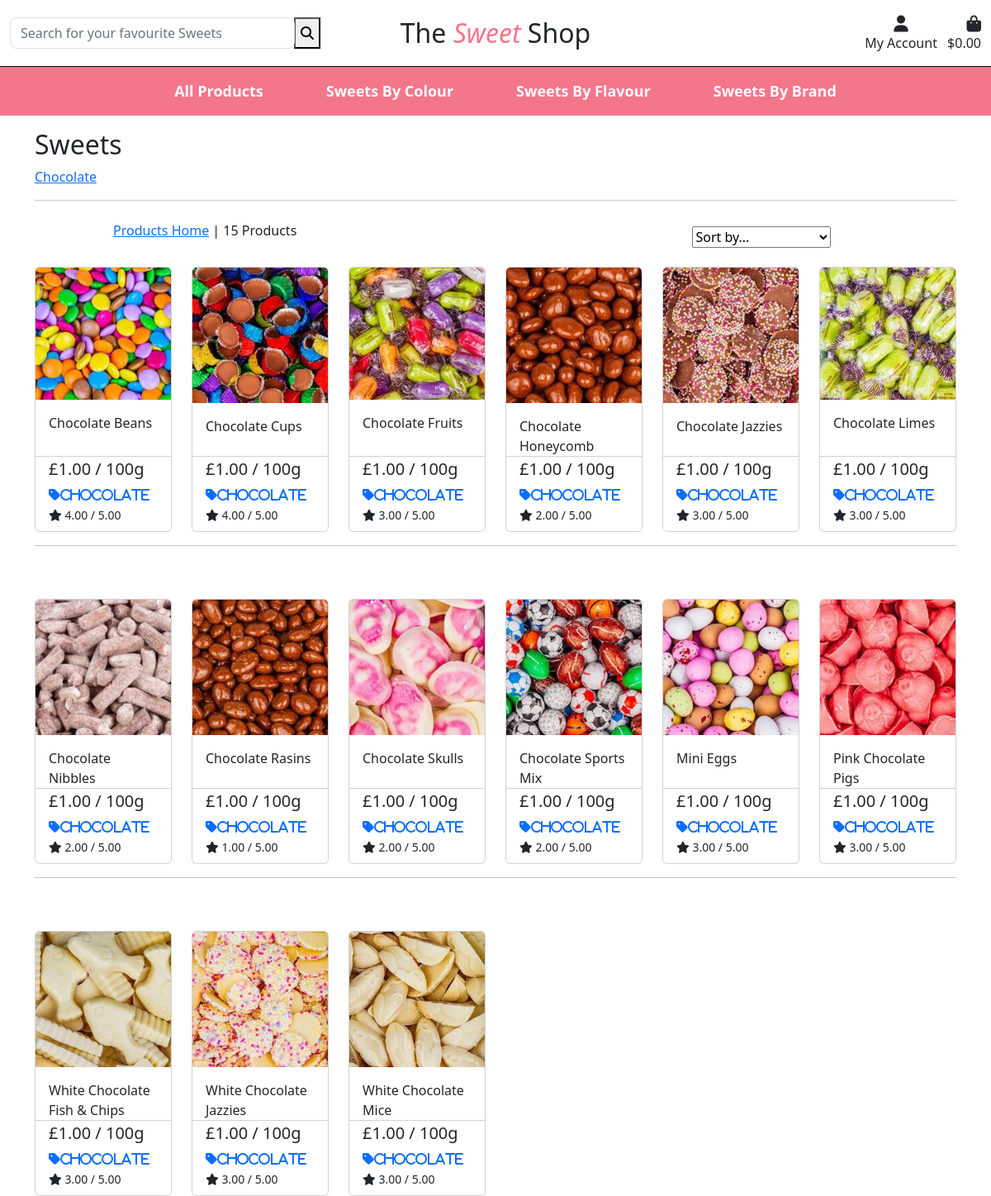
/products/?category=chocolate, run on an earlier commit of the app's database.
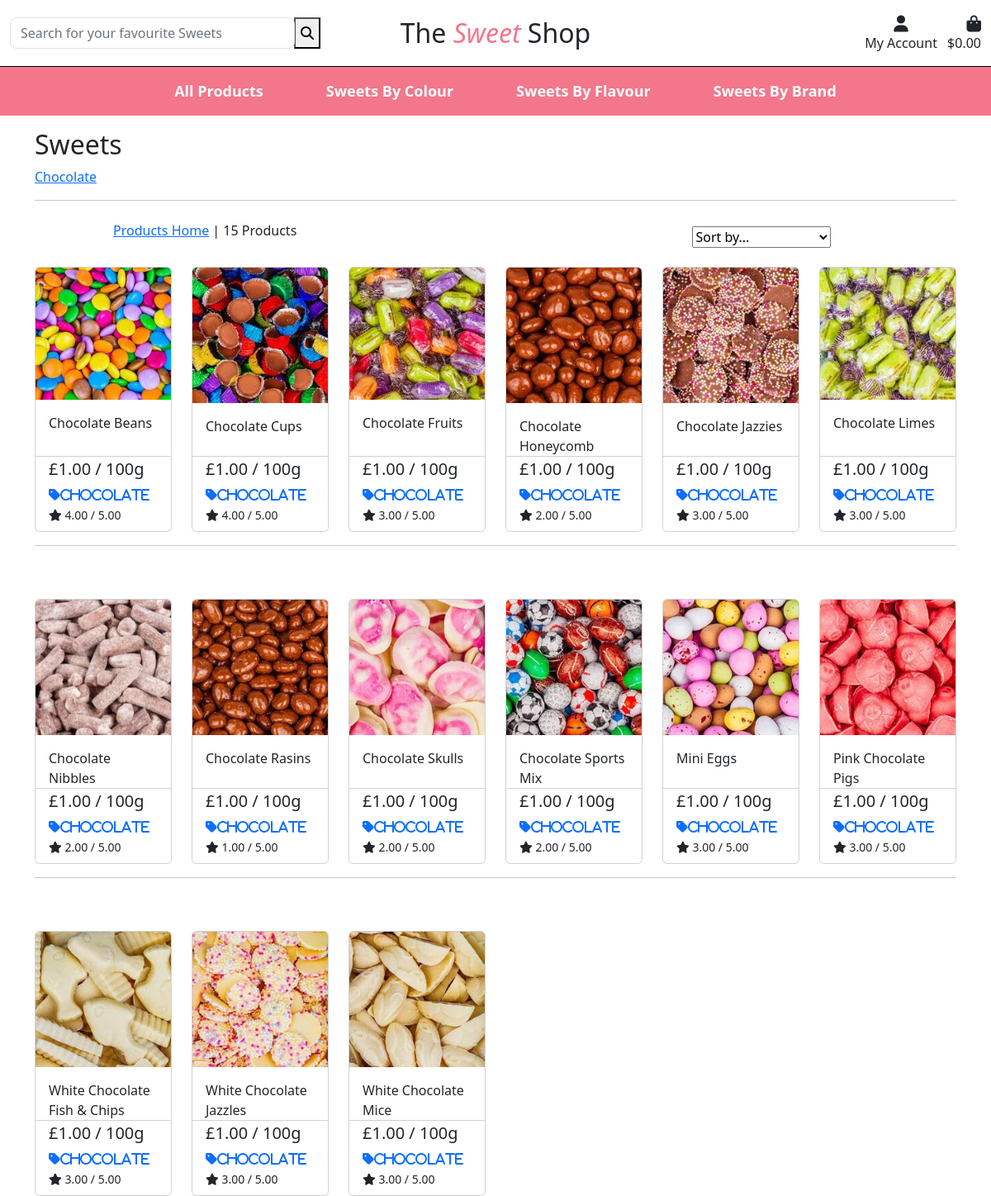
And on a later commit of the database.
### products/models.py (models this page shows, shortened)
class Product(models.Model):
    category = models.ForeignKey('Category', null=True, blank=True, on_delete=models.SET_NULL)
    name = models.CharField(max_length=254)
    description = models.TextField(null=True, blank=True)
    price = models.DecimalField(max_digits=6, decimal_places=2)
    color = models.CharField(max_length=254, null=True, blank=True)
    flavour = models.CharField(max_length=254, null=True, blank=True)
    brand = models.CharField(max_length=254, null=True, blank=True)
    vegetarian = models.BooleanField()
    rating = models.DecimalField(max_digits=6, decimal_places=2, null=True, blank=True)
    image = models.ImageField(null=True, blank=True)

class Category(models.Model):
    class Meta:
        verbose_name_plural = 'Categories'
    name = models.CharField(max_length=254)
    friendly_name = models.CharField(max_length=254, null=True, blank=True)

### products/views.py (the view, shortened to what this page needs)
# urls.py: path('', views.all_products, name='products'),
def all_products(request):
    products = Product.objects.all()
    query = None
    categories = None
    sort = None
    direction = None
    if request.GET:
        if 'category' in request.GET:
            categories = request.GET['category'].split(',')
            products = products.filter(category__name__in=categories)
            categories = Category.objects.filter(name__in=categories)
    current_sorting = f'{sort}_{direction}'
    context = {
        'products': products,
        'search_term': query,
        'current_categories': categories,
        'current_sorting': current_sorting,
    }
    return render(request, 'products/products.html', context)

### products/templates/products/products.html (shortened to what this page needs)
{% extends "base.html" %}
{% load static %}
{% block content %}
<div class="container push-down">
    <div class="row">
        <div class="col mt-3">
            <h2>Sweets</h2>
            {% for current in current_categories %}
                <a href="{% url 'products' %}?categories={{ current.name }}">
                    <span>{{ current.friendly_name }}</span>
                </a>
            {% endfor %}
            <hr>
        </div>
    </div>
    <div class="row mt-1 mb-2">
        <div class="col-10 offset-1">
            <div class="row mt-1 mb-2">
                <div class="col-12 col-md-6 my-auto order-md-last d-flex justifiy-content-center justify-content-md-end">
                    <div class="w-50">
                        <select class="" name="" id="sort-selector">
                            <option value="reset" {% if current_sorting == 'None_None' %}selected{% endif %}>Sort by...</option>
                        </select>
                    </div>
                </div>
                <div class="col-12 col-md-6 order-md-first">
                    <p>
                        {% if search_term or current_categories or current_sorting != 'None_None' %}
                            <span>
                                <a href="{% url 'products' %}">Products Home</a> |
                            </span>
                        {% endif %}
                        {{ products|length }} Products {% if search_term %} found for {{ search_term }}{% endif %}
                    </p>
                </div>
            </div>
        </div>
    </div>
    <div class="row">
        {% for product in products %}
        <div class="col-sm-6 col-md-4 col-lg-3 col-xl-2">
            <div class="card h-100">
                {% if product.image %}
                <a href="{% url 'product_detail' product.id %}">
                    <img class="card-img-top img-fluid" src="{{ product.image.url }}" alt="{{ product.name }}">
                </a>
                {% else %}
                <a href="{% url 'product_detail' product.id %}">
                    <img src="{{ MEDIA }}noimage.png" alt="{{ product.name }}">
                </a>
                {% endif %}
                <div class="card-body pb-0">
                    <div class="mb-0">{{ product.name }}</div>
                </div>
                <div class="card-footer bg-white pt-0">
                    <div class="row">
                        <div class="col">
                            <p class="lead mb-0">£{{ product.price }} / 100g</p>
                            {% if product.category %}
                            <p class="mt-1 mb-0">
                                <a href="{% url 'products' %}?category={{ product.category.name }}">
                                    <i class="fas fa-tag mr-1">{{ product.category.friendly_name }}</i>
                                </a>
                            </p>
                            {% endif %}
                            {% if product.rating %}
                            <small><i class="fas fa-star mr-1"></i> {{ product.rating }} / 5.00</small>
                            {% else %}
                            <small>No Rating</small>
                            {% endif %}
                        </div>
                    </div>
                </div>
            </div>
        </div>
        {% if forloop.counter|divisibleby:6 %}
        <div class="col-12 d-none d-xl-block mb-5">
            <hr>
        </div>
        {% endif %}
        {% endfor %}
    </div>
</div>
{% endblock %}

What changed in the data, as far as the page shows it:
changed Product: name "White Chocolate Jazzies" → "White Chocolate Jazzles"
